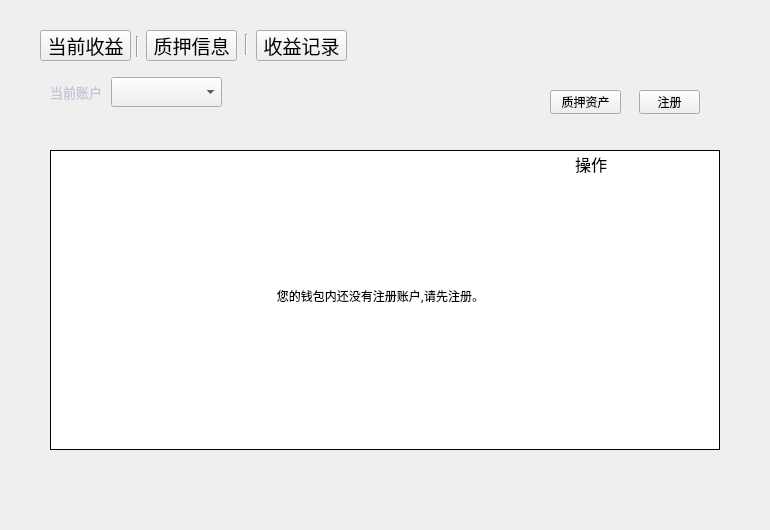
<?xml version="1.0" encoding="UTF-8"?>
<ui version="4.0">
 <class>MinerPage</class>
 <widget class="QWidget" name="MinerPage">
  <property name="geometry">
   <rect>
    <x>0</x>
    <y>0</y>
    <width>770</width>
    <height>530</height>
   </rect>
  </property>
  <property name="font">
   <font>
    <family>微软雅黑</family>
   </font>
  </property>
  <property name="windowTitle">
   <string>Form</string>
  </property>
  <widget class="QToolButton" name="registerBtn">
   <property name="geometry">
    <rect>
     <x>639</x>
     <y>90</y>
     <width>61</width>
     <height>24</height>
    </rect>
   </property>
   <property name="font">
    <font>
     <family>微软雅黑</family>
     <weight>50</weight>
     <italic>false</italic>
     <bold>false</bold>
    </font>
   </property>
   <property name="cursor">
    <cursorShape>PointingHandCursor</cursorShape>
   </property>
   <property name="focusPolicy">
    <enum>Qt::NoFocus</enum>
   </property>
   <property name="styleSheet">
    <string notr="true"/>
   </property>
   <property name="text">
    <string>注册</string>
   </property>
  </widget>
  <widget class="QLabel" name="accountLabel">
   <property name="geometry">
    <rect>
     <x>50</x>
     <y>80</y>
     <width>60</width>
     <height>24</height>
    </rect>
   </property>
   <property name="font">
    <font>
     <family>微软雅黑</family>
     <pointsize>10</pointsize>
    </font>
   </property>
   <property name="styleSheet">
    <string notr="true">color: rgb(192, 196, 212);</string>
   </property>
   <property name="text">
    <string>当前账户</string>
   </property>
   <property name="alignment">
    <set>Qt::AlignLeading|Qt::AlignLeft|Qt::AlignVCenter</set>
   </property>
  </widget>
  <widget class="QComboBox" name="accountComboBox">
   <property name="geometry">
    <rect>
     <x>111</x>
     <y>77</y>
     <width>111</width>
     <height>30</height>
    </rect>
   </property>
   <property name="font">
    <font>
     <family>微软雅黑</family>
     <pointsize>10</pointsize>
     <weight>50</weight>
     <bold>false</bold>
    </font>
   </property>
   <property name="focusPolicy">
    <enum>Qt::NoFocus</enum>
   </property>
   <property name="styleSheet">
    <string notr="true"/>
   </property>
  </widget>
  <widget class="QToolButton" name="lockToMinerBtn">
   <property name="geometry">
    <rect>
     <x>550</x>
     <y>90</y>
     <width>71</width>
     <height>24</height>
    </rect>
   </property>
   <property name="font">
    <font>
     <family>微软雅黑</family>
     <weight>50</weight>
     <italic>false</italic>
     <bold>false</bold>
    </font>
   </property>
   <property name="cursor">
    <cursorShape>PointingHandCursor</cursorShape>
   </property>
   <property name="focusPolicy">
    <enum>Qt::NoFocus</enum>
   </property>
   <property name="styleSheet">
    <string notr="true"/>
   </property>
   <property name="text">
    <string>质押资产</string>
   </property>
  </widget>
  <widget class="QStackedWidget" name="stackedWidget">
   <property name="geometry">
    <rect>
     <x>0</x>
     <y>120</y>
     <width>770</width>
     <height>411</height>
    </rect>
   </property>
   <property name="currentIndex">
    <number>1</number>
   </property>
   <widget class="QWidget" name="incomePage">
    <widget class="QTableWidget" name="incomeTableWidget">
     <property name="geometry">
      <rect>
       <x>50</x>
       <y>30</y>
       <width>670</width>
       <height>300</height>
      </rect>
     </property>
     <property name="cursor" stdset="0">
      <cursorShape>PointingHandCursor</cursorShape>
     </property>
     <property name="layoutDirection">
      <enum>Qt::LeftToRight</enum>
     </property>
     <property name="styleSheet">
      <string notr="true"/>
     </property>
     <property name="frameShape">
      <enum>QFrame::Box</enum>
     </property>
     <property name="frameShadow">
      <enum>QFrame::Plain</enum>
     </property>
     <property name="verticalScrollBarPolicy">
      <enum>Qt::ScrollBarAsNeeded</enum>
     </property>
     <property name="horizontalScrollBarPolicy">
      <enum>Qt::ScrollBarAlwaysOff</enum>
     </property>
     <property name="autoScroll">
      <bool>true</bool>
     </property>
     <property name="editTriggers">
      <set>QAbstractItemView::NoEditTriggers</set>
     </property>
     <property name="selectionMode">
      <enum>QAbstractItemView::NoSelection</enum>
     </property>
     <property name="iconSize">
      <size>
       <width>19</width>
       <height>12</height>
      </size>
     </property>
     <property name="showGrid">
      <bool>true</bool>
     </property>
     <property name="gridStyle">
      <enum>Qt::SolidLine</enum>
     </property>
     <attribute name="horizontalHeaderVisible">
      <bool>false</bool>
     </attribute>
     <attribute name="horizontalHeaderCascadingSectionResizes">
      <bool>false</bool>
     </attribute>
     <attribute name="horizontalHeaderHighlightSections">
      <bool>false</bool>
     </attribute>
     <attribute name="verticalHeaderVisible">
      <bool>false</bool>
     </attribute>
     <attribute name="verticalHeaderHighlightSections">
      <bool>false</bool>
     </attribute>
     <column>
      <property name="text">
       <string>币种</string>
      </property>
      <property name="font">
       <font>
        <family>微软雅黑</family>
       </font>
      </property>
      <property name="textAlignment">
       <set>AlignCenter</set>
      </property>
     </column>
     <column>
      <property name="text">
       <string>数量</string>
      </property>
      <property name="textAlignment">
       <set>AlignCenter</set>
      </property>
     </column>
     <column>
      <property name="text">
       <string>操作</string>
      </property>
      <property name="textAlignment">
       <set>AlignCenter</set>
      </property>
     </column>
    </widget>
    <widget class="QStackedWidget" name="stackedWidget_income">
     <property name="geometry">
      <rect>
       <x>0</x>
       <y>370</y>
       <width>770</width>
       <height>40</height>
      </rect>
     </property>
    </widget>
   </widget>
   <widget class="QWidget" name="foreclosePage">
    <widget class="QTableWidget" name="lockBalancesTableWidget">
     <property name="geometry">
      <rect>
       <x>50</x>
       <y>30</y>
       <width>670</width>
       <height>300</height>
      </rect>
     </property>
     <property name="cursor" stdset="0">
      <cursorShape>PointingHandCursor</cursorShape>
     </property>
     <property name="layoutDirection">
      <enum>Qt::LeftToRight</enum>
     </property>
     <property name="styleSheet">
      <string notr="true"/>
     </property>
     <property name="frameShape">
      <enum>QFrame::Box</enum>
     </property>
     <property name="frameShadow">
      <enum>QFrame::Plain</enum>
     </property>
     <property name="verticalScrollBarPolicy">
      <enum>Qt::ScrollBarAsNeeded</enum>
     </property>
     <property name="horizontalScrollBarPolicy">
      <enum>Qt::ScrollBarAlwaysOff</enum>
     </property>
     <property name="autoScroll">
      <bool>true</bool>
     </property>
     <property name="editTriggers">
      <set>QAbstractItemView::NoEditTriggers</set>
     </property>
     <property name="selectionMode">
      <enum>QAbstractItemView::NoSelection</enum>
     </property>
     <property name="iconSize">
      <size>
       <width>19</width>
       <height>12</height>
      </size>
     </property>
     <property name="showGrid">
      <bool>true</bool>
     </property>
     <property name="gridStyle">
      <enum>Qt::SolidLine</enum>
     </property>
     <attribute name="horizontalHeaderVisible">
      <bool>false</bool>
     </attribute>
     <attribute name="horizontalHeaderCascadingSectionResizes">
      <bool>false</bool>
     </attribute>
     <attribute name="horizontalHeaderHighlightSections">
      <bool>false</bool>
     </attribute>
     <attribute name="verticalHeaderVisible">
      <bool>false</bool>
     </attribute>
     <attribute name="verticalHeaderHighlightSections">
      <bool>false</bool>
     </attribute>
     <column>
      <property name="text">
       <string>质押miner账户</string>
      </property>
      <property name="font">
       <font>
        <family>微软雅黑</family>
       </font>
      </property>
      <property name="textAlignment">
       <set>AlignCenter</set>
      </property>
     </column>
     <column>
      <property name="text">
       <string>质押币种</string>
      </property>
      <property name="font">
       <font>
        <family>微软雅黑</family>
       </font>
      </property>
      <property name="textAlignment">
       <set>AlignCenter</set>
      </property>
     </column>
     <column>
      <property name="text">
       <string>质押数量</string>
      </property>
      <property name="textAlignment">
       <set>AlignCenter</set>
      </property>
     </column>
     <column>
      <property name="text">
       <string/>
      </property>
     </column>
     <column>
      <property name="text">
       <string/>
      </property>
     </column>
    </widget>
    <widget class="QStackedWidget" name="stackedWidget_fore">
     <property name="geometry">
      <rect>
       <x>0</x>
       <y>367</y>
       <width>770</width>
       <height>40</height>
      </rect>
     </property>
    </widget>
    <widget class="QLabel" name="label_op">
     <property name="geometry">
      <rect>
       <x>575</x>
       <y>33</y>
       <width>71</width>
       <height>21</height>
      </rect>
     </property>
     <property name="font">
      <font>
       <family>Microsoft YaHei UI</family>
       <pointsize>12</pointsize>
      </font>
     </property>
     <property name="text">
      <string>操作</string>
     </property>
    </widget>
   </widget>
   <widget class="QWidget" name="incomeRecordPage">
    <widget class="QTableWidget" name="incomeRecordTableWidget">
     <property name="geometry">
      <rect>
       <x>50</x>
       <y>30</y>
       <width>670</width>
       <height>300</height>
      </rect>
     </property>
     <property name="cursor" stdset="0">
      <cursorShape>PointingHandCursor</cursorShape>
     </property>
     <property name="layoutDirection">
      <enum>Qt::LeftToRight</enum>
     </property>
     <property name="styleSheet">
      <string notr="true"/>
     </property>
     <property name="frameShape">
      <enum>QFrame::Box</enum>
     </property>
     <property name="frameShadow">
      <enum>QFrame::Plain</enum>
     </property>
     <property name="verticalScrollBarPolicy">
      <enum>Qt::ScrollBarAsNeeded</enum>
     </property>
     <property name="horizontalScrollBarPolicy">
      <enum>Qt::ScrollBarAlwaysOff</enum>
     </property>
     <property name="autoScroll">
      <bool>true</bool>
     </property>
     <property name="editTriggers">
      <set>QAbstractItemView::NoEditTriggers</set>
     </property>
     <property name="selectionMode">
      <enum>QAbstractItemView::NoSelection</enum>
     </property>
     <property name="iconSize">
      <size>
       <width>19</width>
       <height>12</height>
      </size>
     </property>
     <property name="showGrid">
      <bool>true</bool>
     </property>
     <property name="gridStyle">
      <enum>Qt::SolidLine</enum>
     </property>
     <attribute name="horizontalHeaderVisible">
      <bool>false</bool>
     </attribute>
     <attribute name="horizontalHeaderCascadingSectionResizes">
      <bool>false</bool>
     </attribute>
     <attribute name="horizontalHeaderHighlightSections">
      <bool>false</bool>
     </attribute>
     <attribute name="verticalHeaderVisible">
      <bool>false</bool>
     </attribute>
     <attribute name="verticalHeaderHighlightSections">
      <bool>false</bool>
     </attribute>
     <column>
      <property name="text">
       <string>区块高度</string>
      </property>
      <property name="font">
       <font>
        <family>微软雅黑</family>
       </font>
      </property>
      <property name="textAlignment">
       <set>AlignCenter</set>
      </property>
     </column>
     <column>
      <property name="text">
       <string>数量</string>
      </property>
      <property name="textAlignment">
       <set>AlignCenter</set>
      </property>
     </column>
     <column>
      <property name="text">
       <string>操作</string>
      </property>
      <property name="textAlignment">
       <set>AlignCenter</set>
      </property>
     </column>
    </widget>
    <widget class="QStackedWidget" name="stackedWidget_record">
     <property name="geometry">
      <rect>
       <x>0</x>
       <y>370</y>
       <width>770</width>
       <height>40</height>
      </rect>
     </property>
    </widget>
   </widget>
  </widget>
  <widget class="QToolButton" name="incomeInfoBtn">
   <property name="geometry">
    <rect>
     <x>40</x>
     <y>30</y>
     <width>91</width>
     <height>31</height>
    </rect>
   </property>
   <property name="font">
    <font>
     <family>微软雅黑</family>
     <pointsize>14</pointsize>
     <weight>50</weight>
     <italic>false</italic>
     <bold>false</bold>
    </font>
   </property>
   <property name="cursor">
    <cursorShape>PointingHandCursor</cursorShape>
   </property>
   <property name="focusPolicy">
    <enum>Qt::NoFocus</enum>
   </property>
   <property name="styleSheet">
    <string notr="true"/>
   </property>
   <property name="text">
    <string>当前收益</string>
   </property>
  </widget>
  <widget class="QToolButton" name="forecloseInfoBtn">
   <property name="geometry">
    <rect>
     <x>146</x>
     <y>30</y>
     <width>91</width>
     <height>31</height>
    </rect>
   </property>
   <property name="font">
    <font>
     <family>微软雅黑</family>
     <pointsize>14</pointsize>
     <weight>50</weight>
     <italic>false</italic>
     <bold>false</bold>
    </font>
   </property>
   <property name="cursor">
    <cursorShape>PointingHandCursor</cursorShape>
   </property>
   <property name="focusPolicy">
    <enum>Qt::NoFocus</enum>
   </property>
   <property name="styleSheet">
    <string notr="true"/>
   </property>
   <property name="text">
    <string>质押信息</string>
   </property>
  </widget>
  <widget class="QLabel" name="tipLabel">
   <property name="geometry">
    <rect>
     <x>200</x>
     <y>250</y>
     <width>361</width>
     <height>91</height>
    </rect>
   </property>
   <property name="text">
    <string>您的钱包内还没有注册账户,请先注册。</string>
   </property>
   <property name="alignment">
    <set>Qt::AlignCenter</set>
   </property>
  </widget>
  <widget class="QToolButton" name="incomeRecordBtn">
   <property name="geometry">
    <rect>
     <x>256</x>
     <y>30</y>
     <width>91</width>
     <height>31</height>
    </rect>
   </property>
   <property name="font">
    <font>
     <family>微软雅黑</family>
     <pointsize>14</pointsize>
     <weight>50</weight>
     <italic>false</italic>
     <bold>false</bold>
    </font>
   </property>
   <property name="cursor">
    <cursorShape>PointingHandCursor</cursorShape>
   </property>
   <property name="focusPolicy">
    <enum>Qt::NoFocus</enum>
   </property>
   <property name="styleSheet">
    <string notr="true"/>
   </property>
   <property name="text">
    <string>收益记录</string>
   </property>
  </widget>
  <widget class="Line" name="line">
   <property name="geometry">
    <rect>
     <x>127</x>
     <y>36</y>
     <width>21</width>
     <height>21</height>
    </rect>
   </property>
   <property name="orientation">
    <enum>Qt::Vertical</enum>
   </property>
  </widget>
  <widget class="Line" name="line_2">
   <property name="geometry">
    <rect>
     <x>236</x>
     <y>34</y>
     <width>21</width>
     <height>21</height>
    </rect>
   </property>
   <property name="orientation">
    <enum>Qt::Vertical</enum>
   </property>
  </widget>
 </widget>
 <resources/>
 <connections/>
</ui>
